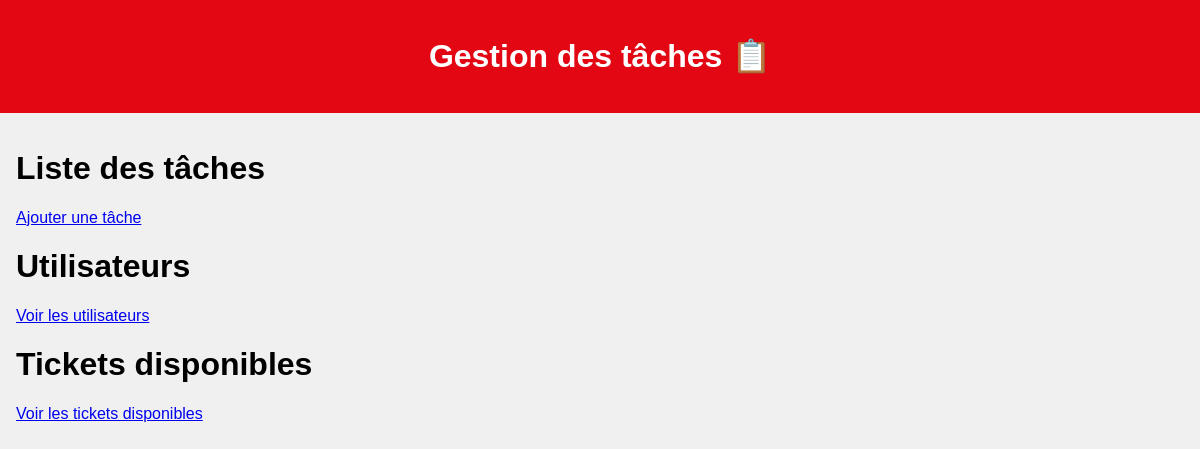
Before: / with the older database file.
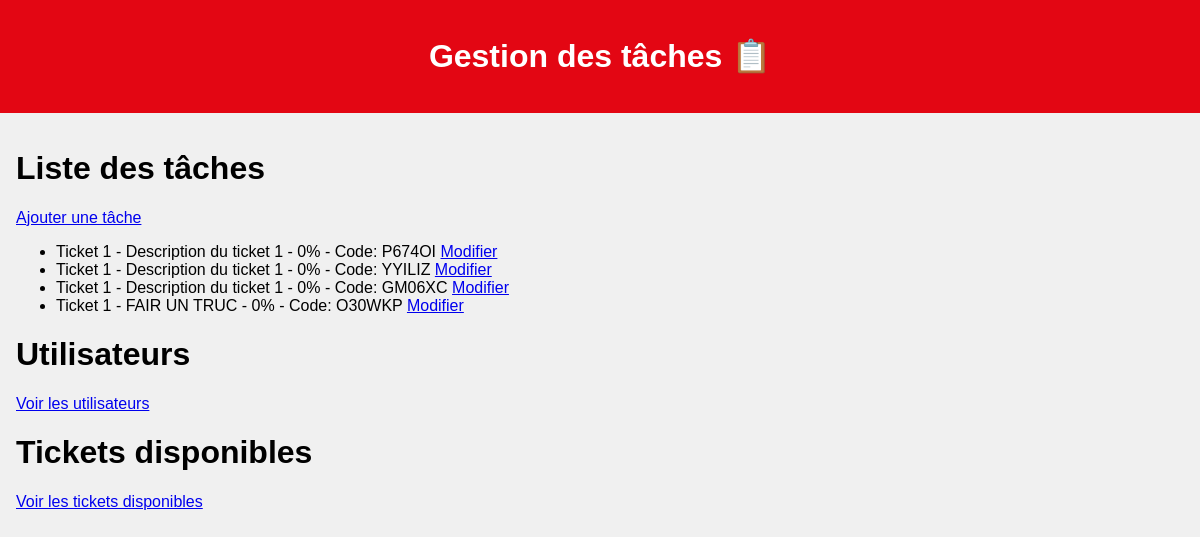
After: the same page with the newer database file.
### app.py (models this page shows, shortened)
class Task(db.Model):
    id = db.Column(db.Integer, primary_key=True)
    name = db.Column(db.String(100), nullable=False)
    task = db.Column(db.String(100), nullable=False)
    progress = db.Column(db.Integer, nullable=False, default=0)
    code = db.Column(db.String(100), unique=True, nullable=False)
    created_at = db.Column(db.DateTime, nullable=False, default=datetime.utcnow)
    users = db.relationship('User', secondary=task_users, lazy='subquery',
        backref=db.backref('tasks', lazy=True))
    subtasks = db.relationship('SubTask', backref='task', lazy=True)
    image = db.Column(db.String(100), nullable=True)

### app.py (the view)
@app.route('/')
def index():
    tasks = Task.query.all()
    return render_template('index.html', tasks=tasks)

### templates/index.html (shortened to what this page needs)
<!DOCTYPE html>
<html lang="en">
<head>
    <link href="../static/css/base.css" rel="stylesheet" />
</head>
<body>
    {% extends "base.html" %}
    {% block content %}
    <h1>Liste des tâches</h1>
    <a href="{{ url_for('add') }}">Ajouter une tâche</a>
    <ul>
        {% for task in tasks %}
            <li>{{ task.name }} - {{ task.task }} - {{ task.progress }}% - Code: {{ task.code }}
                <a href="{{ url_for('edit', id=task.id) }}">Modifier</a>
            </li>
        {% endfor %}
    </ul>
    <h1>Utilisateurs</h1>
    <a href="{{ url_for('users') }}">Voir les utilisateurs</a>
    <h1>Tickets disponibles</h1>
    <a href="{{ url_for('available_tickets') }}">Voir les tickets disponibles</a>
    {% endblock %}

### templates/base.html (shortened to what this page needs)
<!DOCTYPE html>
<html lang="en">
<head>
    <link href="../static/css/base.css" rel="stylesheet" />
</head>
<body>
    <header>
        <h1>Gestion des tâches 📋</h1>
    </header>
    <main>
        <div class="center-container">
            {% block content %}{% endblock %}
        </div>
    </main>
</body>
</html>

### static/css/base.css (style rules this page uses)
body { font-family: Arial, sans-serif; margin: 0; padding: 0; background-color: #f0f0f0; }
header { background-color: #E30613; color: white; padding: 1em; text-align: center; }
main { padding: 1em; }

Changed rows visible on the page:
added Task: name "Ticket 1", task "Description du ticket 1", progress "0", code "P674OI"
added Task: name "Ticket 1", task "Description du ticket 1", progress "0", code "YYILIZ"
added Task: name "Ticket 1", task "Description du ticket 1", progress "0", code "GM06XC"
added Task: name "Ticket 1", task "FAIR UN TRUC", progress "0", code "O30WKP"
